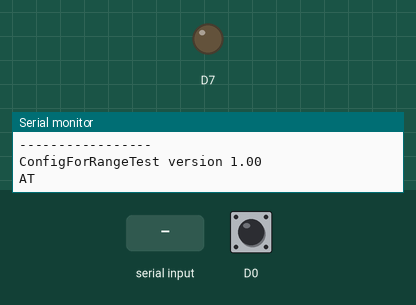
This sketch was run on a simulated Particle Photon. On the bench: output pins drawn as LEDs (lit = HIGH), the last lines printed to the serial monitor. Dashed ring = blinking. Inputs (shaded band) come from the test bench; at power-on: D0 HIGH. The modem accepts every AT command (registered, SIM ready, sends succeed) and sends nothing else.

Above: at 2.2 s.
2.3 s: "ERR" received over the second serial link
At 15.46 s:
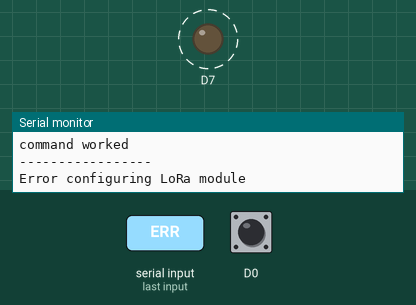
Timing chart, 0 to 17.4 s (numbered marks = the images above; inputs shaded):
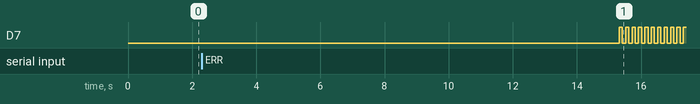

The sketch:

ConfigForRangeTest.ino
```cpp
/*
 * Project Configuration of LoRa modules for range testing
 * Author: Jim Schrempp and Bob Glicksman
 * Date: 7/5/24
 *
 * Operation:
 *    With a LoRa module in the configuration jig, boot the Photon. This will configure the LoRa module
 *        for network 3 and device 0
 *    Press and hold the button during boot and the LoRa module will be configured for network 3 and device 1
 *
 *    When the D& LED blinks rapidly, the LoRa module has been configured.
 *
 * Description:
 *  This is code for a configuration jig for LoRa.  The jig is based upon
 *  a Particle Photon (any Arduino can be used in its place).
 *  The LoRa module (RYLR998) is connected as follows:
 *  * Vcc to Photon 3.3v
 *  * GND to Photon GND
 *  * Tx to Photon Rx (Serial1)
 *  * Rx to Photon Tx (Serial1)
 *  * Reset is not connected
 *
 * Connect a button between D0 and GND.
 *
 * This software is meant to run in the RangeTest Sensor breadboard.
 *
 * Each LoRa module needs to be configured with a unique network number and device number.
 * The network number is a number from 0 to 255 and the device number is a number from 0 to 255.
 * The network number is used to filter out unwanted messages from other LoRa modules.  The device
 * number is used to identify the LoRa module.  The device number is used in the AT+SEND command
 * to specify the destination of the message.  The device number is also used in the AT+RCV command
 * to specify the source of the message.
 *
 * The LoRa module is configured using the AT commands.  The AT commands are sent to the LoRa module
 * using the Photon's Serial1 port.  The LoRa module responds to the AT commands with an "OK" or
 * "ERROR" response.
 *
 * The LoRa module may be configured using a PC and an FTDI USB-serial board.  The LoRa module is
 * connected to the FTDI board and the FTDI board is connected to the PC.  The PC runs a terminal
 * program (e.g., Tera Term) to send AT commands to the LoRa module.  The LoRa module is configured
 * with the desired network number and device number.  The LoRa module is also configured with the
 * desired baud rate.  The baud rate is used to communicate with the LoRa module.
 *
 * This code can be used to configure the LoRa module with the desired network number and device number.
 * The code sends AT commands to the LoRa module to configure the network number and device number.
 * The LoRa module is assumed to be factory set to 115200 for this code. If not, then you will need
 * to change the baud rate in the code.
 *
 * For our range tests we use a network number of 3.  The device number for the tester is 0 and the
 * device number for the hub is 1.
 *
 * You put the LoRa module in the configuration jig. Configure a serial monitor to receive status messages
 * from the Photon. At boot the software will configure the LoRa module and provide status messages. These
 * are useful in case of an error.
 *
 * version 1.0; 7/5/24
 */

#include "Particle.h"

// The following system directives are to disregard WiFi for Particle devices.  Not needed for Arduino.
//SYSTEM_MODE(SEMI_AUTOMATIC);
SYSTEM_THREAD(ENABLED);

#define VERSION 1.00
#define LoRaNETWORK_NUM 3
#define LoRaADDRESS_SENSOR 0
#define LoRaADDRESS_HUB 1
#define LoRaBANDWIDTH 7   // 7:125, 8:250, 9:500 kHz   lower is better for range; default 7
#define LoRaSPREADING_FACTOR 9  // 7 - 11  larger is better for range; default 9
                        // SF7to SF9 at 125kHz, SF7 to SF10 at 250kHz, and SF7 to SF11 at 500kHz
#define LoRaCODING_RATE 1  // 1 - 4  1 is faster; default 1
#define LoRaPREAMBLE 12  // max unless network number is 18;

#define ms_TO_WAIT_FOR_RESPONSE 1000

// Show system, cloud connectivity, and application logs over USB
// View logs with CLI using 'particle serial monitor --follow'
//SerialLogHandler logHandler(LOG_LEVEL_INFO);

// function to send AT commands to the LoRa module
// returns 0 if successful, -1 if not successful
// prints message and result to the serial monitor
int LoRaCommand(String command) {
    Serial.println("");
    Serial.println(command);
    Serial1.println(command);
    delay(ms_TO_WAIT_FOR_RESPONSE); // wait for the response
    int retcode = 0;
    if(Serial1.available()) {
        String receivedData = Serial1.readString();
        // received data has a newline at the end
        Serial.print("received data = " + receivedData);
        if(receivedData.indexOf("ERR") > 0) {
            Serial.println("LoRa error");
            retcode = -1;
        } else {
            Serial.println("command worked");
            retcode = 0;
        }
    } else {
        Serial.println("No response from LoRa");
        retcode =  -1;
    }
    return retcode;
};

void setup() {

    pinMode(D0, INPUT_PULLUP);
    pinMode(D7, OUTPUT);
    Serial.begin(38400); // the USB serial port
    Serial1.begin(115200);  // the LoRa device

    Serial.println("");
    Serial.println("-----------------");
    Serial.println("ConfigForRangeTest version " + String(VERSION));

    delay(1000); // wait for the LoRa module to boot up

  }; // end of void setup()

void loop() {

    bool error = false;

    // check that LoRa is ready
    if(LoRaCommand("AT") == 0) {
        Serial.println("LoRa is ready");
    } else {
        Serial.println("LoRa is not ready");
        error = true;
    }

    // Set the network number
    if(LoRaCommand("AT+NETWORKID=" + String(LoRaNETWORK_NUM)) == 0) {
        Serial.println("Network number set");
    } else {
        Serial.println("Network number not set");
        error = true;
    }

    // Set the device number based on button state
    int deviceNumber = LoRaADDRESS_SENSOR;
    if(digitalRead(D0) == LOW) { // button press detected
        deviceNumber = LoRaADDRESS_HUB;
    }
    if(LoRaCommand("AT+ADDRESS=" + String(deviceNumber)) == 0) {
        Serial.println("Device number set");
    } else {
        Serial.println("Device number not set");
        error = true;
    }

    // set the parameters for the LoRa module

    if(LoRaCommand("AT+PARAMETER=" + String(LoRaSPREADING_FACTOR) + ","
        + String(LoRaBANDWIDTH) + "," + String(LoRaCODING_RATE) + "," + String(LoRaPREAMBLE)) == 0) {
        Serial.println("Parameters set");
    } else {
        Serial.println("Parameters not set");
        error = true;
    }

    // READ THEM BACK
    Serial.println("");
    Serial.println("");
    Serial.println("-----------------");
    Serial.println("Reading back the settings");

    if(LoRaCommand("AT+NETWORKID?") != 0) {
        Serial.println("error reading network id");
        error = true;
    }
    if(LoRaCommand("AT+ADDRESS?") != 0) {
        Serial.println("error reading device address");
        error = true;
    }
    if(LoRaCommand("AT+PARAMETER?") != 0) {
        Serial.println("error reading parameters");
        error = true;
    }


    Serial.println("");
    Serial.println("");
    Serial.println("-----------------");
    Serial.println("");
    // blink the D7 LED to show that the LoRa module has been configured
    int blinkTime = 100;
    if(error) {
        Serial.println("Error configuring LoRa module");
    } else {
        Serial.println("LoRa module configured");
        blinkTime = 500;
    }
    while (true) {
        digitalWrite(D7, HIGH);
        delay(blinkTime);
        digitalWrite(D7, LOW);
        delay(blinkTime);
    }
}
```

Measured:
- after the input at 2.3 s, D7: alternates HIGH for 0.10 s and LOW for 0.10 s, starting after 13.0 s
